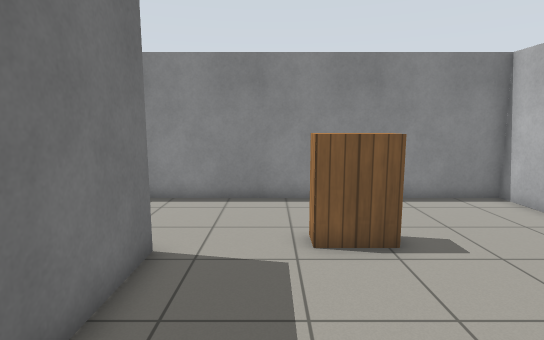
View 1 (above)

22 first-person views from a walk through a robot-simulator world made for Gazebo. The camera is 1.3 m above the floor, tilts 8° down and sees 80° across. The floor is counted in squares, 0.5 m on a side. Each view is taken from the middle of a square. On the plan, view 1 faces up. The plan holds only what a view shows up to about 20 squares ahead; the rest is blank. Simple patterns stand in for the simulator's built-in surfaces.

View 2
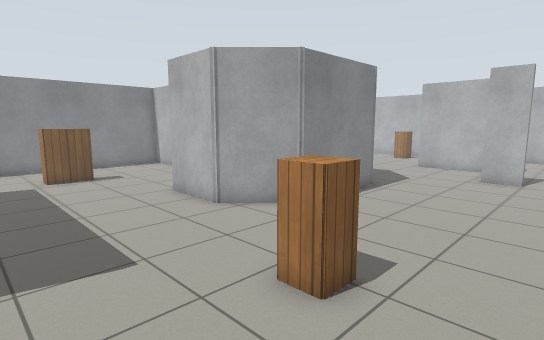

View 3
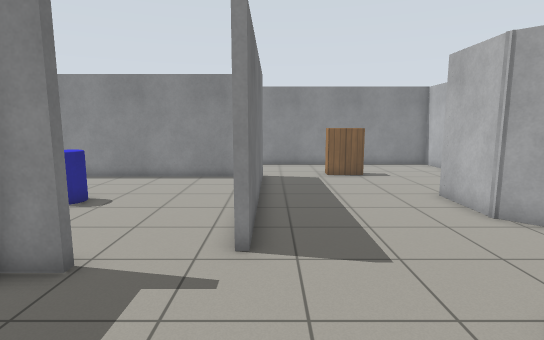

View 4
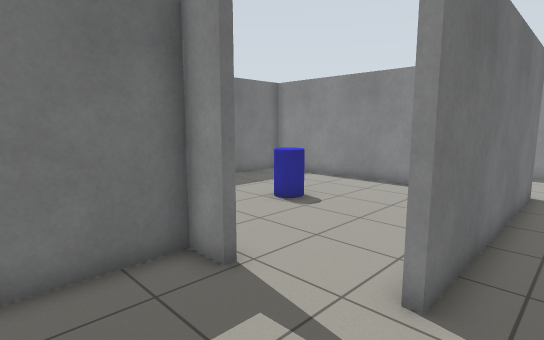

View 5
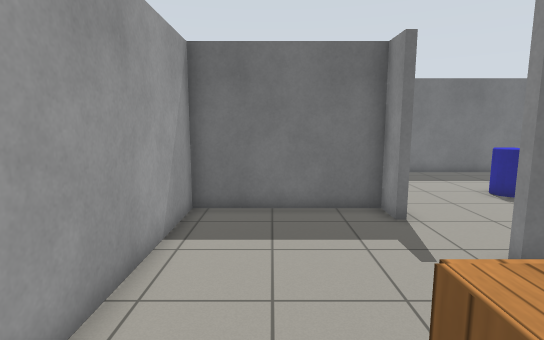

View 6
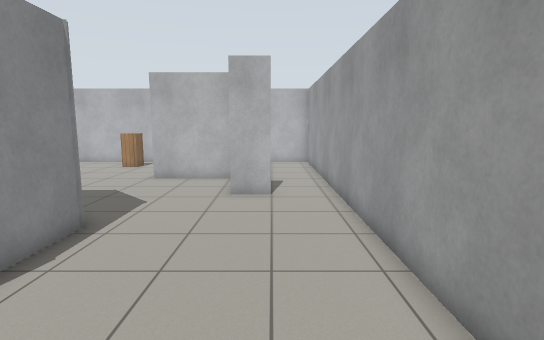

View 7
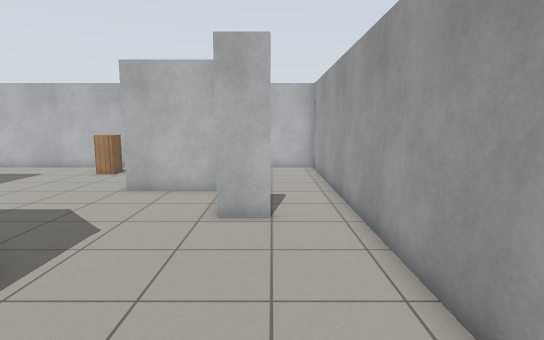

View 8
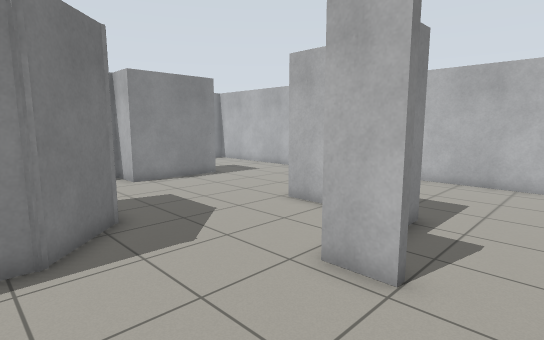

View 9
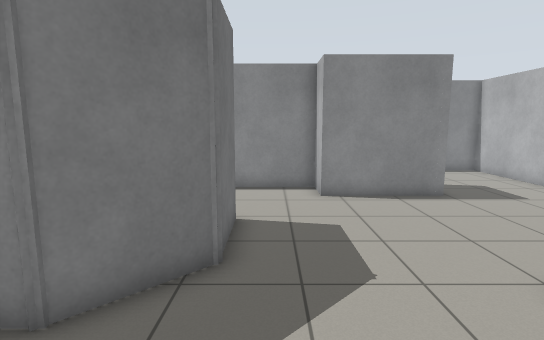

View 10
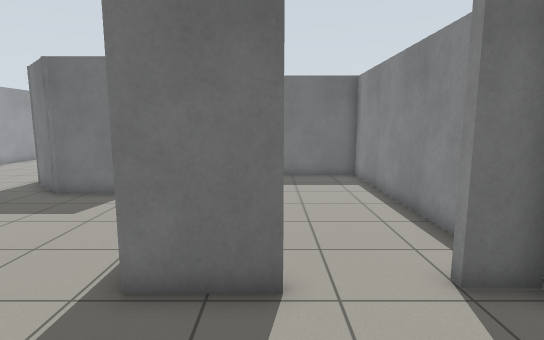

View 11
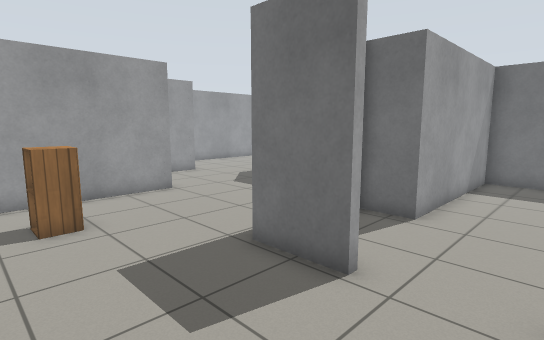

View 12
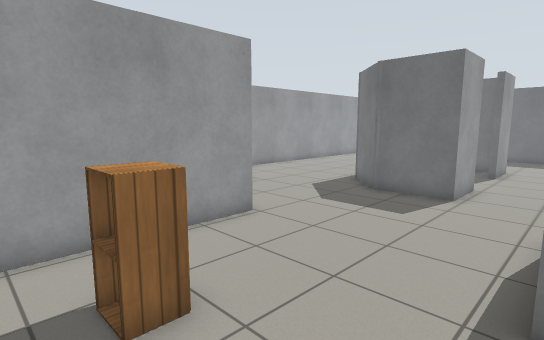

View 13
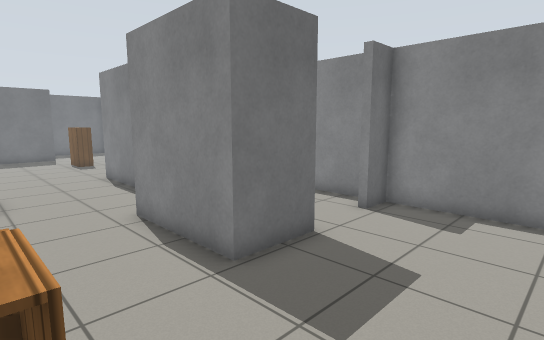

View 14
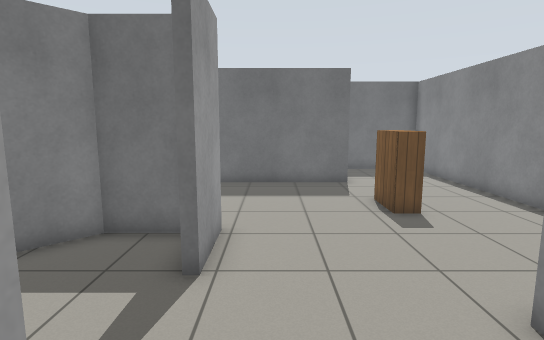

View 15
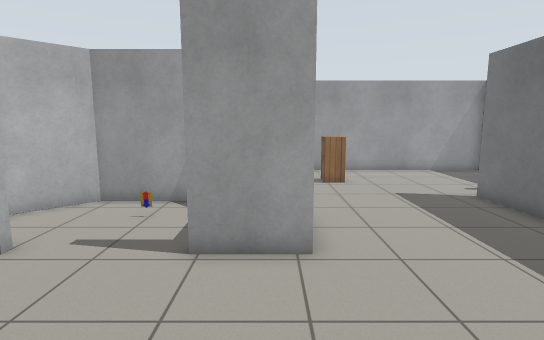

View 16
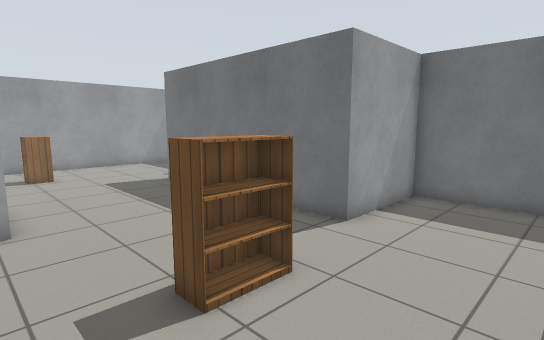

View 17
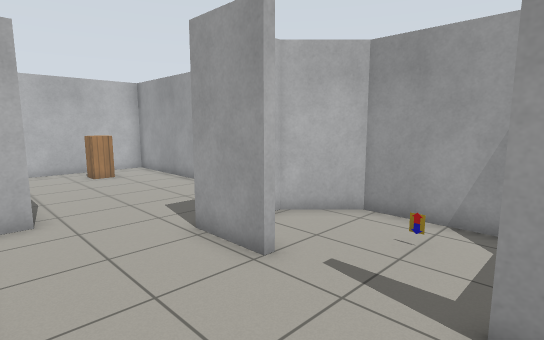

View 18
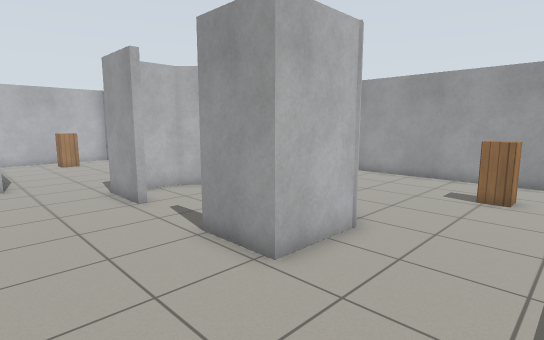

View 19
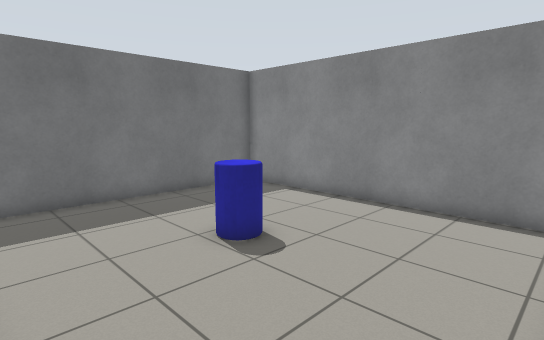

View 20
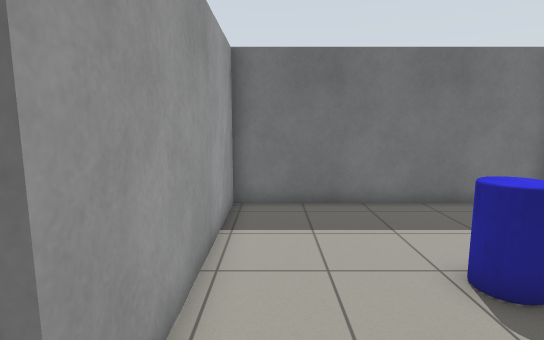

View 21
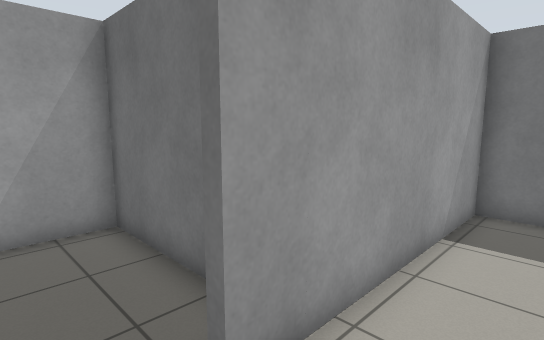

View 22
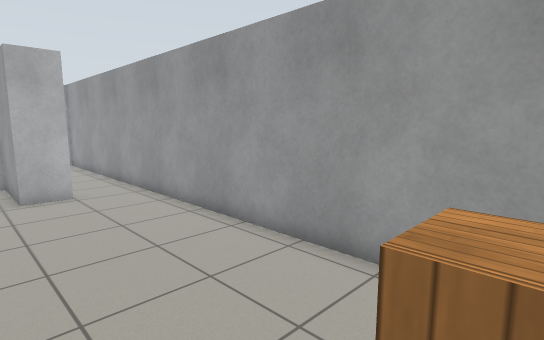

### Floor plan
Points are (right, up) in squares from view 1. A wall is a line through its corners. A room is listed if a view was taken in it or the views show most of it. See-through windows are left out.
Room 1 (views 1, 2, 3, 4, 5, 6, 7, 8, 9, 15, 16, 17, 18, 19, 20, 22)
walls: (-5.6, -4.6) (-6.9, -4.6) (-6.9, -10.5) (13.5, -10.5); (13, -1.2) (11, -3.2) (6.2, -3.2) (4.2, -1.2) (4.2, 1.7) (6.7, 1.7); (8.1, 9.1) (8.1, 11.3) (-6.9, 11.3) (-6.9, 6.4) (-2.5, 6.4) (-2.5, -3.6) (-2.9, -3.6); (14.9, -8) (14.9, -6.5)
ways out: opening at (7, 4) to room 2; opening at (14.2, -4.5) to room 2; opening at (-4.7, -3) to room 3; opening at (14.3, -9) to room 5
objects: bookshelf (1, 7) to (2, 7); cabinet (2, -7)
Room 2 (views 10, 11, 12, 13, 14)
walls: (19.9, 7.2) (20.3, 7.2) (20.3, 4.7) (15.8, 4.7) (15.8, 6.4) (8, 6.4); (10.4, 1.7) (13, 1.7) (13, -1.2); (14.9, -6.5) (18.6, -6.5) (18.6, -2.2) (25.5, -2.2) (25.5, 11.3) (20.3, 11.3) (20.3, 10) (19.7, 10)
ways out: opening at (7, 4) to room 1; opening at (14.2, -4.5) to room 1; opening at (20, 9) to room 4; opening at (8.5, 1) to room 6
objects: cabinet (23, 0) to (23, 1)
Room 3 (view 21)
walls: (-3.6, 6.1) (-14.6, 6.1) (-14.6, -4.3) (-5.6, -4.3)
ways out: opening at (-4.7, -3) to room 1
objects: other object (-9, 0) to (-9, 1)
Room 4 (no view inside)
walls: (19.1, 11.3) (8.4, 11.3) (8.4, 6.7) (16.1, 6.7) (16.1, 4.9)
ways out: opening at (20, 9) to room 2
Room 5 (no view inside)
walls: (19, -6.8) (18.1, -6.8); (13.5, -10.5) (25.5, -10.5) (25.5, -4.2)
ways out: opening at (14.3, -9) to room 1
Room 6 (no view inside)
walls: (7.4, -2.9) (10.9, -2.9) (12.7, -1.1) (12.7, 0.5); (6.7, 1.7) (6.7, 1.4); (4.5, 1.1) (4.5, -1) (5.7, -2.3)
ways out: opening at (8.5, 1) to room 2
objects: other object (9, -1)

Where each view was taken, in squares from view 1:
view 1: 0 up, 0 right, facing up
view 2: 10 down, 2 left, facing up-right
view 3: 10 down, 2 left, facing up
view 4: 8 down, 1 left, facing up-left
view 5: 8 down, 3 right, facing left
view 6: 8 down, 3 right, facing right
view 7: 8 down, 6 right, facing right
view 8: 10 down, 10 right, facing up-right
view 9: 7 down, 14 right, facing up
view 10: 7 up, 25 right, facing left
view 11: 10 up, 25 right, facing down-left
view 12: 5 up, 25 right, facing down-left
view 13: 1 up, 25 right, facing up-left
view 14: 3 up, 12 right, facing left
view 15: 8 up, 5 right, facing down
view 16: 11 up, 5 right, facing down-left
view 17: 6 up, 6 right, facing down-right
view 18: 6 up, 0 right, facing down-right
view 19: 4 down, 3 left, facing up-left
view 20: 3 down, 4 left, facing left
view 21: 2 down, 4 left, facing down-left
view 22: 5 down, 2 right, facing down-right
